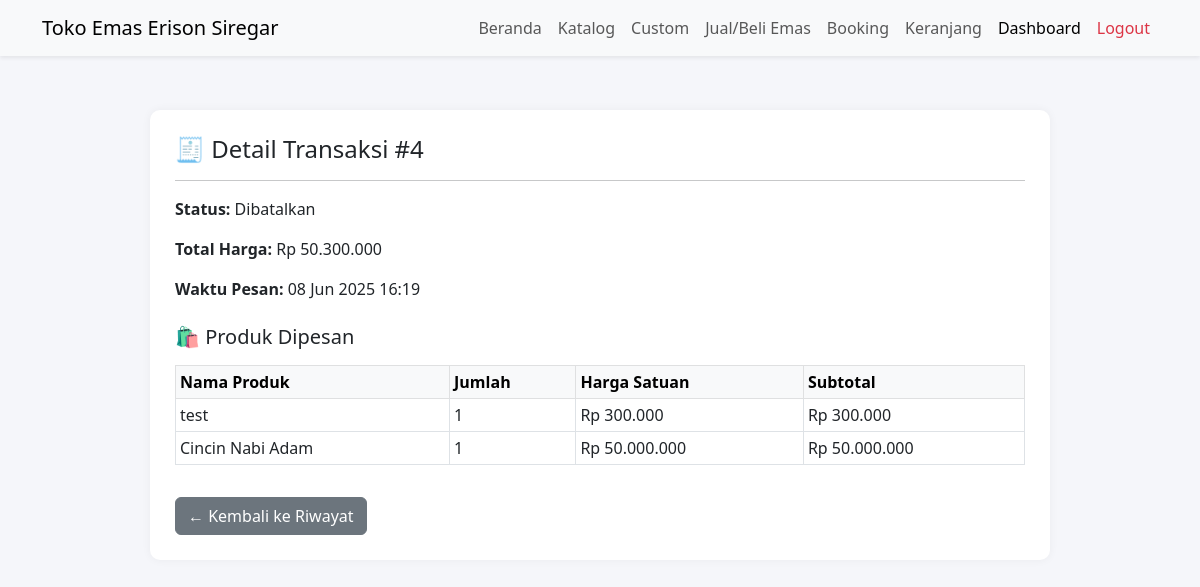
/detail_transaksi.php?id=4 (signed in), run on the app's committed database.
### tables this page shows
CREATE TABLE `transactions` (
  `id` int(11) NOT NULL,
  `user_id` int(11) DEFAULT NULL,
  `total_price` decimal(15,2) DEFAULT NULL,
  `status` enum('pending','paid','shipped','completed','cancelled') DEFAULT 'pending',
  `created_at` timestamp NOT NULL DEFAULT current_timestamp(),
  `proof` varchar(255) DEFAULT NULL,
  `paid_at` datetime DEFAULT NULL,
  `shipped_at` datetime DEFAULT NULL,
  `completed_at` datetime DEFAULT NULL
);

CREATE TABLE `order_items` (
  `id` int(11) NOT NULL,
  `order_id` int(11) DEFAULT NULL,
  `product_id` int(11) DEFAULT NULL,
  `quantity` int(11) DEFAULT NULL,
  `price` decimal(15,2) DEFAULT NULL
);

CREATE TABLE `products` (
  `id` int(11) NOT NULL,
  `name` varchar(100) DEFAULT NULL,
  `description` text DEFAULT NULL,
  `category_id` int(50) DEFAULT NULL,
  `weight` decimal(10,2) DEFAULT NULL,
  `material` varchar(255) NOT NULL DEFAULT '',
  `stock` int(11) NOT NULL DEFAULT 0,
  `price` decimal(15,2) DEFAULT NULL,
  `image` varchar(255) DEFAULT NULL,
  `created_at` timestamp NOT NULL DEFAULT current_timestamp()
);

### detail_transaksi.php (called while the page is built)
<?php
include 'views/detail_transaksi.php';

### views/detail_transaksi.php (the view, shortened to what this page needs)
<?php
require_once './config/database.php';
include 'template/header.php';
$user = $_SESSION['user'];
$trx_id = $_GET['id'];
$stmt = $pdo->prepare("SELECT * FROM transactions WHERE id = ? AND user_id = ?");
$stmt->execute([$trx_id, $user['id']]);
$transaction = $stmt->fetch(PDO::FETCH_ASSOC);
$stmtItems = $pdo->prepare("
    SELECT oi.*, p.name AS product_name
    FROM order_items oi
    JOIN products p ON oi.product_id = p.id
    WHERE oi.order_id = ?
");
$stmtItems->execute([$trx_id]);
$items = $stmtItems->fetchAll(PDO::FETCH_ASSOC);
function getStatusLabel($status)
{
    return match ($status) {
        'pending' => 'Menunggu Pembayaran',
        'paid' => 'Sudah Dibayar',
        'shipped' => 'Sedang Dikirim',
        'completed' => 'Selesai',
        'cancelled' => 'Dibatalkan',
        default => ucfirst($status),
    };
}
?>
<!DOCTYPE html>
<html lang="id">
<head>
    <link href="https://cdn.jsdelivr.net/npm/bootstrap@5.3.0/dist/css/bootstrap.min.css" rel="stylesheet">
</head>
<body>
    <div class="section-card">
        <h4>🧾 Detail Transaksi #<?= $transaction['id'] ?></h4>
        <hr>
        <p><strong>Status:</strong> <?= getStatusLabel($transaction['status']) ?></p>
        <p><strong>Total Harga:</strong> Rp <?= number_format($transaction['total_price'], 0, ',', '.') ?></p>
        <p><strong>Waktu Pesan:</strong> <?= date('d M Y H:i', strtotime($transaction['created_at'])) ?></p>
        <h5 class="mt-4">🛍️ Produk Dipesan</h5>
        <div class="table-responsive">
            <table class="table table-bordered table-sm mt-2">
                <thead class="table-light">
                    <tr>
                        <th>Nama Produk</th>
                        <th>Jumlah</th>
                        <th>Harga Satuan</th>
                        <th>Subtotal</th>
                    </tr>
                </thead>
                <tbody>
                    <?php foreach ($items as $item): ?>
                        <tr>
                            <td><?= htmlspecialchars($item['product_name']) ?></td>
                            <td><?= $item['quantity'] ?></td>
                            <td>Rp <?= number_format($item['price'], 0, ',', '.') ?></td>
                            <td>Rp <?= number_format($item['price'] * $item['quantity'], 0, ',', '.') ?></td>
                        </tr>
                    <?php endforeach; ?>
                </tbody>
            </table>
        </div>
        <a href="riwayat.php" class="btn btn-secondary mt-3">← Kembali ke Riwayat</a>
    </div>
</body>
</html>

### views/detail_transaksi.php (style rules this page uses)
body { background-color: #f5f6fa; font-family: 'Segoe UI', sans-serif; }
.section-card { background: #fff; border-radius: 10px; padding: 25px; margin: 30px auto; box-shadow: 0 0 10px rgba(0, 0, 0, 0.05); max-width: 900px; }

### data on the page
transactions: id "4", status "Dibatalkan", total_price "50.300.000", created_at "08 Jun 2025 16:19"
order_items: product.name "test", quantity "1", price "300.000", $item['price'] * $item['quantity'] "300.000"
order_items: product.name "Cincin Nabi Adam", quantity "1", price "50.000.000", $item['price'] * $item['quantity'] "50.000.000"
